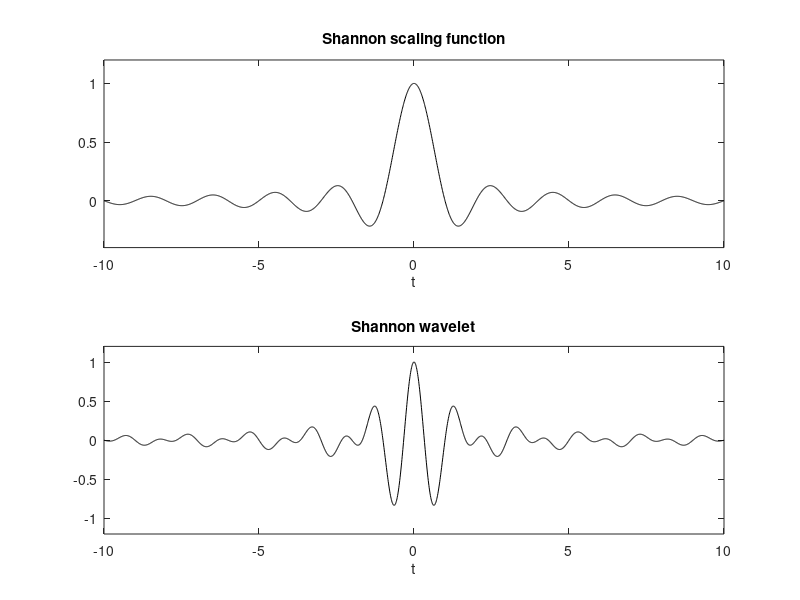

MATLAB code to generate this figure:
% Display of Shannon scaling function and wavelet
t=-10:0.01:10; %time vector
phi=sinc(t) ; %the scaling function
psi=(2*sinc(2*t))-sinc(t); %the wavelet
figure(1)
subplot(2,1,1)
plot(t,phi,'k');
axis([-10 10 -0.4 1.2]);
xlabel('t')
title('Shannon scaling function');
subplot(2,1,2)
plot(t,psi,'k');
axis([-10 10 -1.2 1.2]);
xlabel('t')
title('Shannon wavelet');
